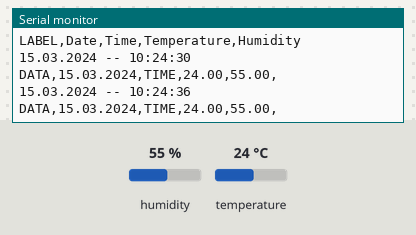
A sketch run on a simulated Arduino Uno, built with avr-gcc and run on an emulated ATmega328P. On the bench: the last lines printed to the serial monitor. The test bench sets the inputs (shaded band); at power-on: humidity 55 %, temperature 24 °C. The local clock reads 2024-03-15 10:24:30 at power-on unless the sketch sets it; storage starts empty.

Above: at 7.9 s.
8.0 s: humidity set to 22 %
At 12.5 s:
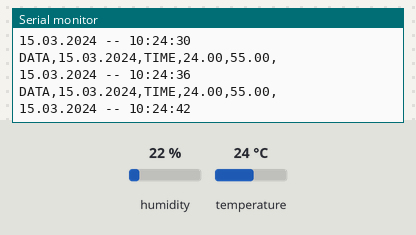
15.1 s: temperature set to 12 °C
At 19.8 s:
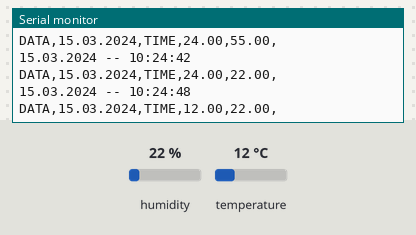
22.2 s: humidity set to 40 %
At 26.0 s:
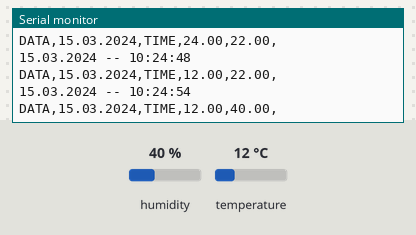
Timing chart, 0 to 27.5 s (numbered marks = the images above; inputs shaded):
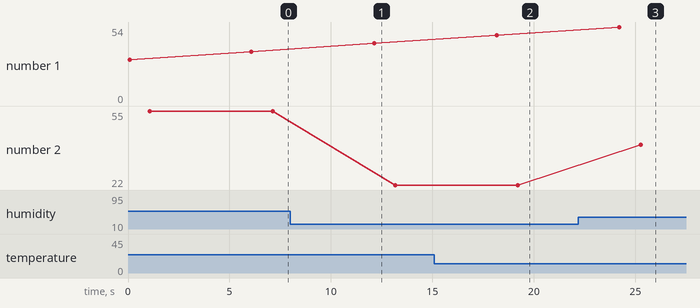

Measured:
- after the input at 15.1 s, the serial monitor: prints a new line after 4.1 s (image 2)
- after the input at 22.2 s, the serial monitor: prints a new line after 3.1 s (image 3)
- plotted number 2: 55 → 22 after the input at 8.0 s, 22 → 40 after the input at 22.2 s

The sketch:

Armand_Isufaj_170013584_6.ino
```cpp
// EE3600 / 3700 Design-III
#include <DS3231.h>
#include <SPI.h>
#include <SD.h>
#include <dht.h>
#define DHT11_PIN 7
dht DHT;
const int chipSelect = 4;

DS3231  rtc(A4, A5);
void setup()
{

  Serial.begin(9600);
  Initialize_SDcard();
  Initialize_RTC();
  Initialize_PlxDaq();
}
void loop()
{
  Read_DateTime();
  Read_DHT11();
  Write_SDcard();
  Write_PlxDaq();
  delay(5000);
}
void Write_PlxDaq()
  {
    Serial.print("DATA");
    Serial.print(",");
    Serial.print(rtc.getDateStr());
    Serial.print(",");
    Serial.print("TIME");
    Serial.print(",");
    Serial.print(DHT.temperature);
    Serial.print(",");
    Serial.print(DHT.humidity);
    Serial.print(",");
    Serial.println();
  }
void Initialize_PlxDaq()
{
Serial.println("CLEARDATA");
Serial.println("LABEL,Date,Time,Temperature,Humidity");
}
void Write_SDcard()
{

  File dataFile = SD.open("LoggerCD.txt", FILE_WRITE);

  if (dataFile) {
    dataFile.print(rtc.getDateStr());
    dataFile.print(",");
    dataFile.print(rtc.getTimeStr());
    dataFile.print(",");
    dataFile.print(DHT.temperature);
    dataFile.print(",");
    dataFile.print(DHT.humidity);
    dataFile.print(",");
    dataFile.println();
    dataFile.close();
  }
  else
  Serial.println("OOPS!! SD card writing failed");
}
void Initialize_SDcard()
{
  if (!SD.begin(chipSelect)) {
    Serial.println("Card failed, or not present");

    return;
  }

  File dataFile = SD.open("LoggerCD.txt", FILE_WRITE);

  if (dataFile) {
    dataFile.println("Date,Time,Temperature,Humidity"); //Write the first row of the excel file
    dataFile.close();
  }
}
void Initialize_RTC()

{

  rtc.begin();
//#### The following lines can be uncommented to set the date and time for the first time###

// rtc.setDOW(WEDNESDAY);     // Set Day-of-Week to SUNDAY
// rtc.setTime(21, 46, 45);     // Set the time to 12:00:00 (24hr format)
// rtc.setDate(2,12,2020);   // Set the date to 1st January, 2014


}
void Read_DHT11()
{
int chk = DHT.read11(DHT11_PIN);
}
void Read_DateTime()
{
  // Send date
  Serial.print(rtc.getDateStr());
  Serial.print(" -- ");
  // Send time
  Serial.println(rtc.getTimeStr());
  delay(1000);
}
void Read_TempHum()
{
  Serial.print("Temperature = ");
  Serial.println(DHT.temperature);
  Serial.print("Humidity = ");
  Serial.println(DHT.humidity);
  delay(1000);
}
// EE3600 / 3700 Design-III
```
